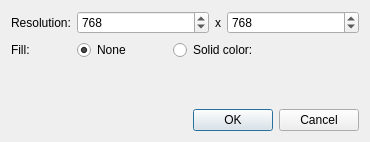
<?xml version="1.0" encoding="UTF-8"?>
<ui version="4.0">
 <class>NewCanvasDialog</class>
 <widget class="QDialog" name="NewCanvasDialog">
  <property name="geometry">
   <rect>
    <x>0</x>
    <y>0</y>
    <width>370</width>
    <height>142</height>
   </rect>
  </property>
  <property name="windowTitle">
   <string>New Canvas</string>
  </property>
  <layout class="QVBoxLayout" name="verticalLayout">
   <item>
    <layout class="QFormLayout" name="formLayout">
     <item row="0" column="0">
      <widget class="QLabel" name="label">
       <property name="text">
        <string>Resolution:</string>
       </property>
      </widget>
     </item>
     <item row="0" column="1">
      <layout class="QHBoxLayout" name="horizontalLayout">
       <item>
        <widget class="QSpinBox" name="spbWidth">
         <property name="minimum">
          <number>128</number>
         </property>
         <property name="maximum">
          <number>8192</number>
         </property>
         <property name="singleStep">
          <number>256</number>
         </property>
         <property name="value">
          <number>768</number>
         </property>
        </widget>
       </item>
       <item>
        <widget class="QLabel" name="label_2">
         <property name="sizePolicy">
          <sizepolicy hsizetype="Maximum" vsizetype="Preferred">
           <horstretch>0</horstretch>
           <verstretch>0</verstretch>
          </sizepolicy>
         </property>
         <property name="text">
          <string>x</string>
         </property>
        </widget>
       </item>
       <item>
        <widget class="QSpinBox" name="spbHeight">
         <property name="minimum">
          <number>128</number>
         </property>
         <property name="maximum">
          <number>8192</number>
         </property>
         <property name="singleStep">
          <number>256</number>
         </property>
         <property name="value">
          <number>768</number>
         </property>
        </widget>
       </item>
      </layout>
     </item>
     <item row="1" column="0">
      <widget class="QLabel" name="label_3">
       <property name="text">
        <string>Fill:</string>
       </property>
      </widget>
     </item>
     <item row="1" column="1">
      <layout class="QHBoxLayout" name="horizontalLayout_2">
       <item>
        <widget class="QRadioButton" name="rbNoFill">
         <property name="text">
          <string>None</string>
         </property>
         <property name="checked">
          <bool>true</bool>
         </property>
        </widget>
       </item>
       <item>
        <widget class="QRadioButton" name="rbFillSolidColor">
         <property name="text">
          <string>Solid color:</string>
         </property>
        </widget>
       </item>
       <item>
        <widget class="color_widgets::ColorSelector" name="colSolidFill" native="true"/>
       </item>
      </layout>
     </item>
    </layout>
   </item>
   <item>
    <widget class="QDialogButtonBox" name="buttonBox">
     <property name="orientation">
      <enum>Qt::Horizontal</enum>
     </property>
     <property name="standardButtons">
      <set>QDialogButtonBox::Cancel|QDialogButtonBox::Ok</set>
     </property>
    </widget>
   </item>
  </layout>
 </widget>
 <customwidgets>
  <customwidget>
   <class>color_widgets::ColorSelector</class>
   <extends>QWidget</extends>
   <header location="global">QtColorWidgets/ColorSelector</header>
   <container>1</container>
  </customwidget>
 </customwidgets>
 <resources/>
 <connections>
  <connection>
   <sender>buttonBox</sender>
   <signal>accepted()</signal>
   <receiver>NewCanvasDialog</receiver>
   <slot>accept()</slot>
   <hints>
    <hint type="sourcelabel">
     <x>248</x>
     <y>254</y>
    </hint>
    <hint type="destinationlabel">
     <x>157</x>
     <y>274</y>
    </hint>
   </hints>
  </connection>
  <connection>
   <sender>buttonBox</sender>
   <signal>rejected()</signal>
   <receiver>NewCanvasDialog</receiver>
   <slot>reject()</slot>
   <hints>
    <hint type="sourcelabel">
     <x>316</x>
     <y>260</y>
    </hint>
    <hint type="destinationlabel">
     <x>286</x>
     <y>274</y>
    </hint>
   </hints>
  </connection>
 </connections>
</ui>
